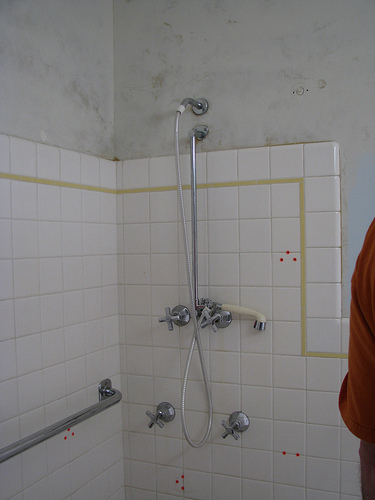
#> input picture Alles/KlassischeBildverarbeitung/TemplateMatch/tiles/2.jpg, 375 x 500 px, found by its file name
$ python templateMatch.py
#> lines starting #> are read from the running program, lines starting #| are printed output that depends on the picture
import cv2
import numpy as np
from matplotlib import pyplot as plt

img = cv2.imread('2.jpg')
#> img is the input picture: shape (500, 375, 3); mean B, G, R 124.6, 125.5, 127.8
img_gray = cv2.cvtColor(img, cv2.COLOR_BGR2GRAY)
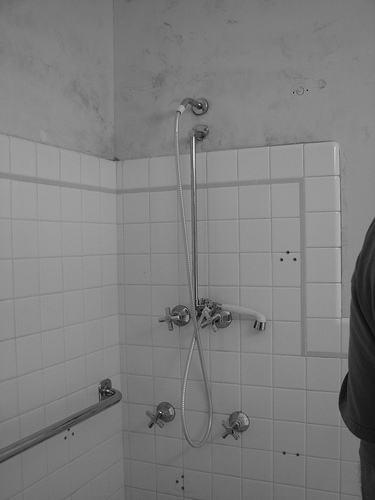
#> img_gray: shape (500, 375); min 4, max 253, mean 126.1

template = cv2.imread('template.jpg',0)
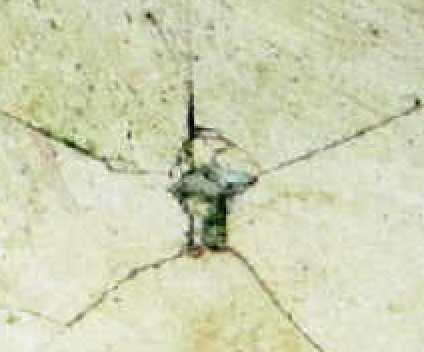
#> input picture KlassischeBildverarbeitung/Schadensansatz/Template.jpg, 424 x 352 px, found by its file name
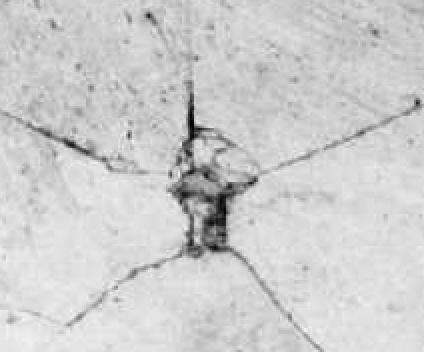
#> template: shape (352, 424); min 0, max 244, mean 205.3
#template2 = cv2.imread('template2.jpg',0)

w, h = template.shape[::-1]
#> w = 424; h = 352

#> (the run stopped early here; a loop or call above may not have finished)
